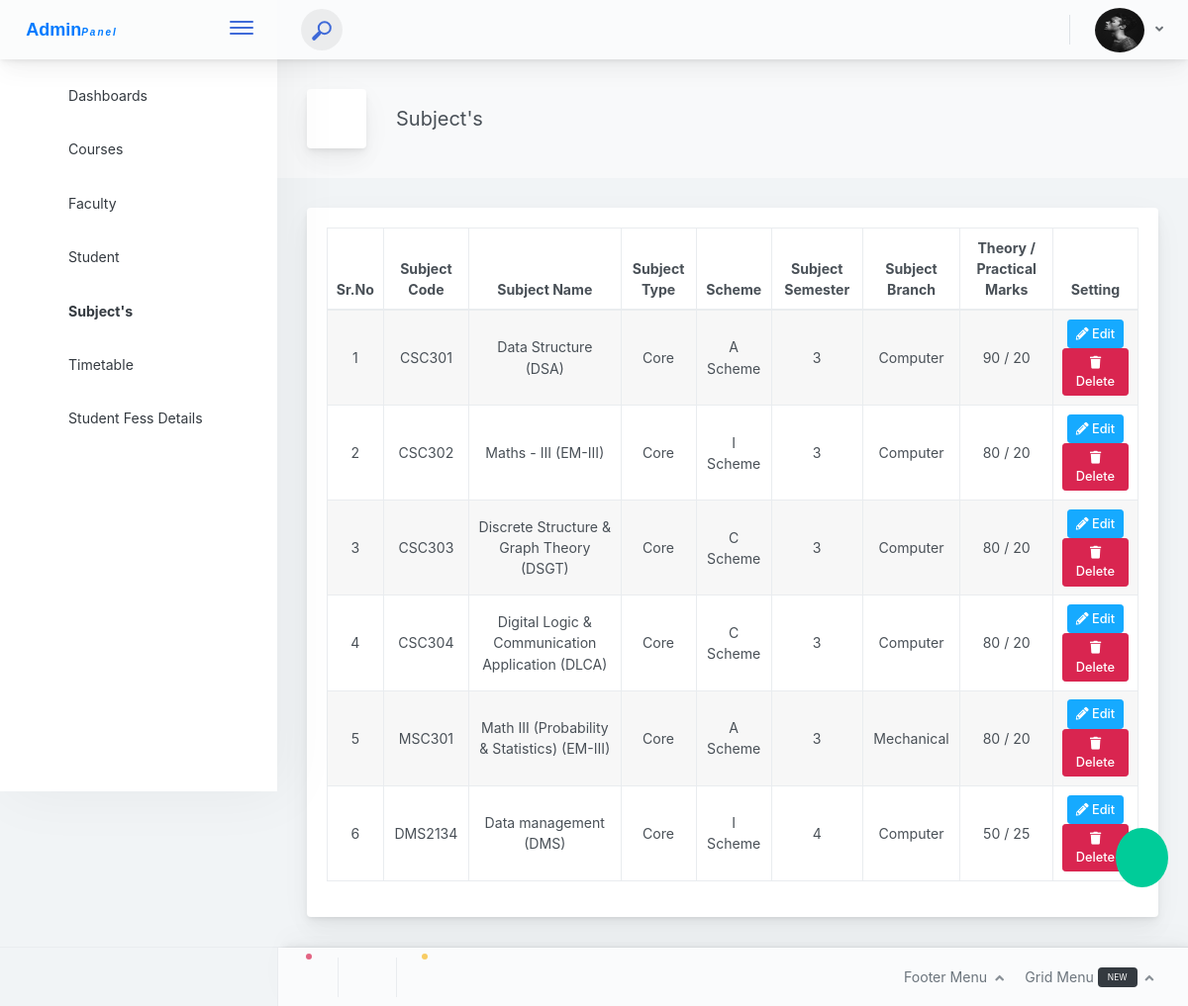
Before: /admin_mode/subjects?action=viewall (signed in) with the older database file.
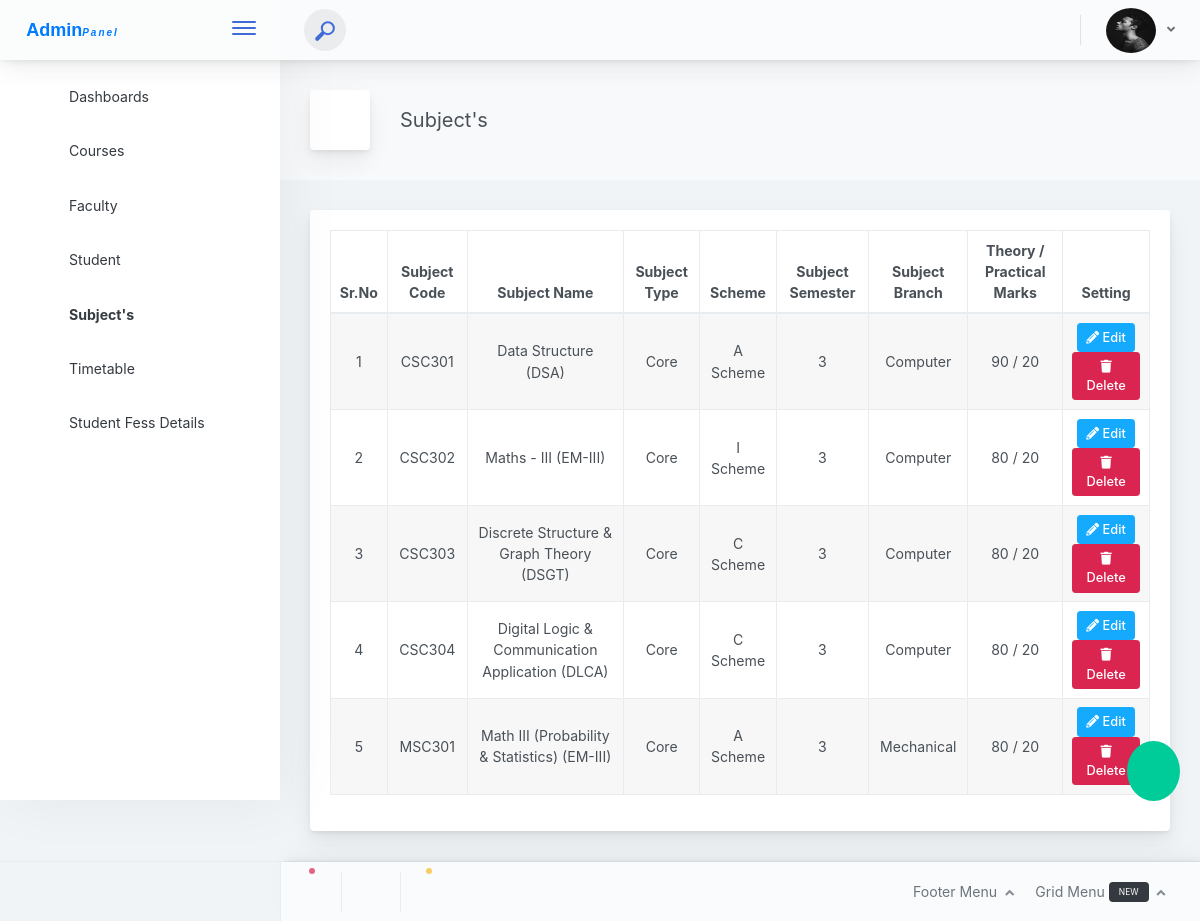
After: the same page with the newer database file.
### tables this page shows
CREATE TABLE `subject` (
  `id` int(11) NOT NULL,
  `subject_name` varchar(255) NOT NULL,
  `subject_alias` varchar(10) NOT NULL,
  `semester` int(11) NOT NULL,
  `branch_id` int(11) NOT NULL,
  `subject_code` varchar(20) NOT NULL,
  `subject_type` varchar(255) NOT NULL,
  `scheme` varchar(11) NOT NULL,
  `Theory_marks` int(11) NOT NULL,
  `practical_marks` int(11) NOT NULL
);

CREATE TABLE `branch` (
  `id` int(11) NOT NULL,
  `branch_name` varchar(255) NOT NULL,
  `status` int(11) NOT NULL,
  `branch_code` varchar(10) NOT NULL,
  `academic_pattern` varchar(10) NOT NULL,
  `no_of_sem_year` int(11) NOT NULL
);

### admin_mode/subjects.php (the view, shortened to what this page needs)
<?php
require 'admin_resuse_files/header.php';
?>
<div class="app-main__outer">
<div class="app-main__inner" >
<?php
if (isset($_GET['action']) && $_GET['action']!=''  && $_GET['action']=='viewall') {
?>
					<div class="app-page-title">
                        <div class="page-title-wrapper">
                            <div class="page-title-heading">
                                <div class="page-title-icon">
                                    <i class="pe-7s-notebook icon-gradient bg-mean-fruit"></i>
                                </div>
                                <div>Subject's
                                </div>
                            </div>
                         </div>
                    </div>
					<div class="main-card mb-3 card" >
                            <div class="card-body">
                                <table style="width: 100%;" id="example" class="table table-hover text-center table-striped table-bordered"><thead>
									<tr>
                                        <th>Sr.No</th>
                                        <th>Subject Code</th>
                                        <th>Subject Name</th>
                                        <th>Subject Type</th>
                                        <th>Scheme</th>
                                        <th>Subject Semester</th>
                                        <th>Subject Branch</th>
                                        <th>Theory / Practical Marks</th>
                                        <th>Setting</th>
                                    </tr>
                                 </thead>
                                  <tbody id="dump_courses_here">
                                  	<?php
                                  	$res = mysqli_query($con,"SELECT *,subject.id as sid FROM subject LEFT JOIN branch ON subject.branch_id = branch.id");
									if (mysqli_num_rows($res) >0) {
										foreach ($res as $key => $row) {
											?><tr>
					                                <td><?= $key+=1 ?></td>
					                                <td><?= $row['subject_code']?></td>
					                                <td><?= $row['subject_name'].' ('.$row['subject_alias'].')'?></td>
					                                <td> <?= $row['subject_type'] ?></td>
					                                <td> <?= $row['scheme'].' Scheme' ?></td>
					                                <td> <?= $row['semester'] ?></td>
					                                <td> <?= $row['branch_name'] ?></td>
					                                <td> <?= $row['Theory_marks'].' / '.$row['practical_marks'] ?></td>
					                                <td>
							                          <a class="btn btn-info btn-sm" href="subjects?action1=new_subject&id=<?= $row['sid'] ?>">
							                              <i class="fas fa-pencil-alt">
							                              </i>
							                              Edit
							                          </a>
							                          <a class="btn btn-danger btn-sm" href="javascript:void(0)" onclick="remove_subject('<?php echo $row['subject_name'] ?>', '<?= $row['subject_code']?>')">
							                              <i class="fas fa-trash">
							                              </i>
							                              Delete
							                          </a>
					                                </td>
					                            </tr>
											<?php
										}
									}
                                  	?>
                                  </tbody>
                              </table>
                            </div>
                    </div>
						<a href="subjects?action1=new_subject" style="position: fixed;right: 20px;bottom: 120px;"><i class="pe-7s-plus" style="font-size: 2rem;background: #0C9;padding: 14px;border-radius: 50%;color: #fff;"></i></a>
	<?php
}
else{
	redirect(FRONT_SITE_PATH_ADMIN);
}
?>
<?php
	require 'admin_resuse_files/footer.php';
?>

Changed rows visible on the page:
removed subject: key "6", subject_code "DMS2134", subject_name "Data management", subject_alias "DMS", subject_type "Core", scheme "I", semester "4", branch.branch_name "Computer", Theory_marks "50", practical_marks "25"
